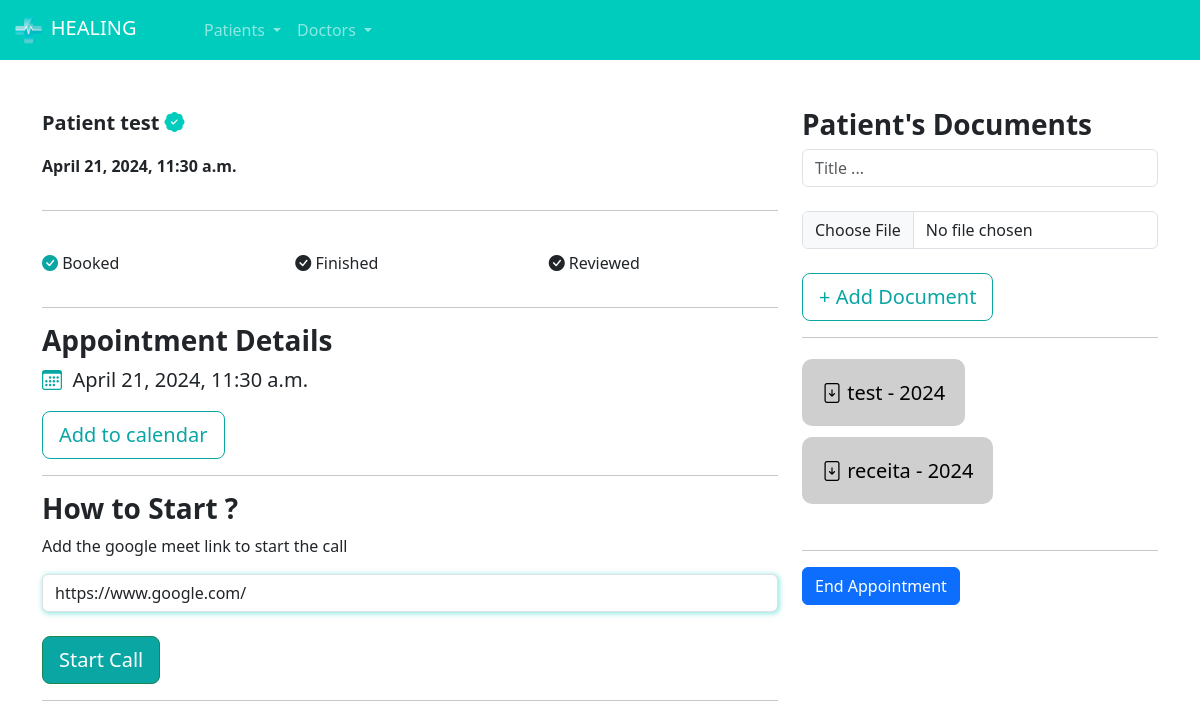
/doctors/access_appointment_doctor/6/ (signed in), run on the app's committed database.
### patients/models.py (models this page shows, shortened)
class Appointment(models.Model):
    status_choices = (
        ('B', 'Booked'),
        ('F', 'Finished'),
        ('C', 'Canceled'),
        ('S', 'Started')
    )
    patient = models.ForeignKey(User, on_delete=models.DO_NOTHING)
    schedule = models.ForeignKey(Schedule, on_delete=models.DO_NOTHING)
    status = models.CharField(max_length=1, choices=status_choices, default='B')
    link = models.URLField(null=True, blank=True)

class Document(models.Model):
    appointment = models.ForeignKey(Appointment, on_delete=models.DO_NOTHING)
    title = models.CharField(max_length=30)
    document = models.FileField(upload_to='documents')

### doctor/models.py (models this page shows, shortened)
class Schedule(models.Model):
    date = models.DateTimeField()
    user = models.ForeignKey(User, on_delete=models.DO_NOTHING)
    booked = models.BooleanField(default=False)

### doctor/views.py (the view, shortened to what this page needs)
# urls.py: path('access_appointment_doctor/<int:id_appointment>/', views.access_appointment_doctor, name="access_appointment_doctor"),
def access_appointment_doctor(request, id_appointment):
    if not is_doctor(request.user):
        messages.add_message(request, constants.WARNING, 'Only Doctors can access this page.')
        return redirect('/users/logout')
    if request.method == "GET":
        appointment = Appointment.objects.get(id=id_appointment)
        documents = Document.objects.filter(appointment=appointment)
        return render(request, 'access_appointment_doctor.html', {'appointment': appointment, 'documents': documents, 'is_doctor': is_doctor(request.user)})

### doctor/models.py (called while the page is built)
def is_doctor(user):
    return DoctorInfo.objects.filter(user=user).exists()

### doctor/templates/access_appointment_doctor.html (shortened to what this page needs)
{% extends "base.html" %}
{% load static %}
{% block 'head' %}
    <link rel="stylesheet" href="{% static 'doctors/css/schedule.css' %}">
    <link rel="stylesheet" href="{% static 'users/css/users.css' %}">
    <link rel="stylesheet" href="{% static 'doctors/css/doctor_registration.css' %}">
    <link rel="stylesheet" href="{% static 'patients/css/home.css' %}">
    <link rel="stylesheet" href="https://cdn.jsdelivr.net/npm/bootstrap-icons@1.11.3/font/bootstrap-icons.min.css">
{% endblock 'head' %}
{% block 'body' %}
    {% include "partials/navbar.html" %}
    <br><br>
    <div class="container">
        <div class="row">
            <div class="col-md-8">
                <div class="row">
                    <div class="col-md">
                        <p style="font-size: 20px" class="p-bold">Patient {{appointment.patient.username}} <i class="bi bi-patch-check-fill icon-main"></i></p>
                        <p class="p-bold">{{appointment.schedule.date}}</p>
                    </div>
                </div>
                <hr>
                <br>
                <div class="row">
                    <div class="col-md">
                        <p><i class="color-dark bi bi-check-circle-fill"></i> Booked </p>
                    </div>
                    <div class="col-md">
                        <p><i class="{% if appointment.status == 'F' %}color-dark{% endif %} bi bi-check-circle-fill"></i> Finished </p>
                    </div>
                    <div class="col-md">
                        <p><i class="bi bi-check-circle-fill"></i> Reviewed</p>
                    </div>
                </div>
                <hr>
                <h3 class="p-bold">Appointment Details</h3>
                <p style="font-size:20px"><i class="bi bi-calendar3 color-dark"></i>&nbsp {{appointment.schedule.date}}</p>
                <a style="cursor: auto;" class="btn btn-dark-color-outline btn-lg">Add to calendar</a>
                <hr>
                <h3 class="p-bold">How to Start ?</h3>
                <p>Add the google meet link to start the call</p>
                <form action="{% url 'access_appointment_doctor' appointment.id %}" method="POST">
                    <input type="text" name="link" class="form-control shadow-main-color" id="" placeholder="Link ..." value="{% if appointment.link %}{{ appointment.link }}{% endif %}">
                    <br>
                    <input type="submit" class="btn btn-success btn-dark-color btn-lg" value="Start Call">
                </form>
                <hr>
                <br>
                <br>
                <br>
                <br>
            </div>
            <div class="col-md">
                <h3 class="p-bold">Patient's Documents</h3>
                <form action="{% url 'add_document' appointment.id %}" method="POST" enctype="multipart/form-data">
                    <input type="text" name="title" class="form-control" placeholder="Title ...">
                    <br>
                    <input type="file" name="document" class="form-control">
                    <br>
                    <input type="submit" class="btn btn-dark-color-outline btn-lg" value="+ Add Document">
                </form>
                <hr>
                <br>
                {% for  document in documents %}
                    <a href="{{document.document.url}}" class="link documents">
                        <i class="bi bi-file-arrow-down"></i> {{document.title}} - {{document.appointment.schedule.date.year}}
                    </a>
                    <br>
                    <br>
                    <br>
                {% endfor %}
                <hr>
                <a href="{% url 'finish_appointment' appointment.id %}" class="btn btn-primary">End Appointment</a>
            </div>
        </div>
    </div>
{% endblock 'body' %}

### templates/static/general/css/base.css (style rules this page uses)
:root { --main-color: #00CCBE; --dark-color: #09A6A3; --contrast-color: #FFD686; }
.p-bold { font-weight: bold; }
.color-dark { color: var(--dark-color); }

### templates/static/users/css/users.css (style rules this page uses)
.btn-dark-color { background-color: var(--dark-color); color: white; }
.btn-dark-color-outline { border: 1px solid var(--dark-color); color: var(--dark-color) }

### templates/static/doctors/css/doctor_registration.css (style rules this page uses)
.shadow-main-color { box-shadow: 1px 1px 5px 1px rgba(0, 204, 190,.4); }

### templates/static/patients/css/home.css (style rules this page uses)
.icon-main { color: var(--main-color); }
.link { text-decoration: none; }
.documents { background-color: #cfcfcf; color: black; padding: 20px; border-radius: 10px; font-size: 20px; }

### data on the page
Appointment: patient.username "test", schedule "April 21, 2024, 11:30 a.m.", link "https://www.google.com/"
Document: title "test", appointment.schedule.date.year "2024"
Document: title "receita", appointment.schedule.date.year "2024"
